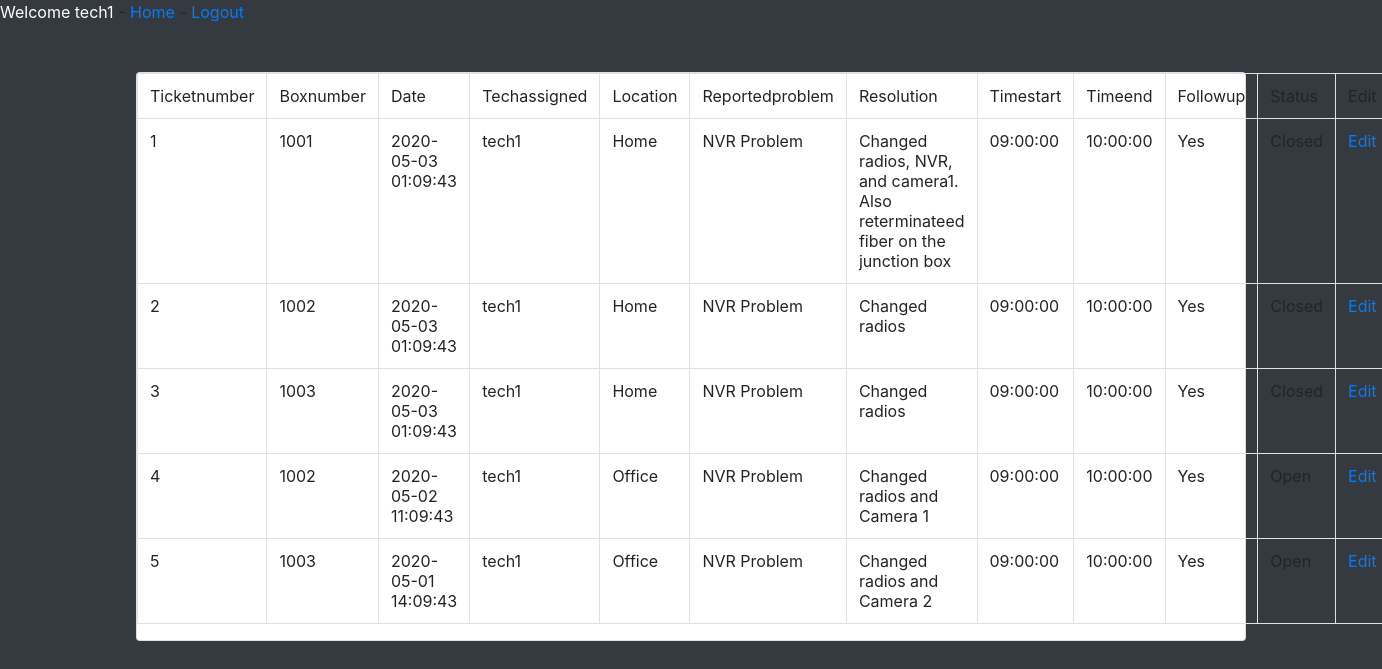
/view_queue.php (signed in), run on the app's committed database.
### tables this page shows
CREATE TABLE tickets (
    Ticketnumber INTEGER AUTO_INCREMENT,
    Boxnumber VARCHAR(20),
    Date timestamp,
    Techassigned VARCHAR(20),
	Location VARCHAR(50),
	Reportedproblem VARCHAR(50),
	Resolution VARCHAR(254),
	Timestart time,
	Timeend time,
	Followup VARCHAR(50),
	Status VARCHAR(50),
    PRIMARY KEY (Ticketnumber),
	FOREIGN KEY (Boxnumber)
		REFERENCES boxes(Boxnumber)
		ON UPDATE RESTRICT ON DELETE RESTRICT
);

### html/view_queue.php (the view, shortened to what this page needs)
<?php
    if(isset($_SESSION['User']))
    {
        echo '<a style="color:white"> Welcome ' .$_SESSION['User'].'</a> - <a href="welcome.php"> Home</a> - <a href="logout.php?logout">Logout</a>';
    }
    else
    {
        header("location:index.php");
    }
?>
<?php
    require_once("connection.php");
    $query = " select * from tickets where Techassigned = '".$_SESSION['User']."' ";
    $result = mysqli_query($con,$query);
?>
<!DOCTYPE html>
<html lang="en">
<head>
    <link rel="stylesheet" a href="css/bootstrap.css"/>
</head>
<body class="bg-dark">
        <div class="container">
            <div class="row">
                <div class="col m-auto">
                    <div class="card mt-5">
                        <table class="table table-bordered">
                            <tr>
                                <td> Ticketnumber </td>
                                <td> Boxnumber </td>
                                <td> Date </td>
                                <td> Techassigned </td>
                                <td> Location  </td>
                                <td> Reportedproblem </td>
								<td> Resolution  </td>
								<td> Timestart  </td>
								<td> Timeend  </td>
								<td> Followup  </td>
								<td> Status  </td>
								<td> Edit  </td>
                            </tr>
                            <?php
                                    while($row=mysqli_fetch_assoc($result))
                                    {
                                        $Ticketnumber = $row['Ticketnumber'];
                                        $Boxnumber = $row['Boxnumber'];
                                        $Date = $row['Date'];
                                        $Techassigned = $row['Techassigned'];
										$Location  = $row['Location'];
										$Reportedproblem = $row['Reportedproblem'];
										$Resolution = $row['Resolution'];
										$Timestart = $row['Timestart'];
										$Timeend = $row['Timeend'];
										$Followup = $row['Followup'];
										$Status = $row['Status'];
                            ?>
                                    <tr>
                                        <td><?php echo $Ticketnumber ?></td>
                                        <td><?php echo $Boxnumber ?></td>
                                        <td><?php echo $Date ?></td>
										<td><?php echo $Techassigned ?></td>
                                        <td><?php echo $Location ?></td>
										<td><?php echo $Reportedproblem  ?></td>
										<td><?php echo $Resolution ?></td>
										<td><?php echo $Timestart ?></td>
										<td><?php echo $Timeend ?></td>
										<td><?php echo $Followup ?></td>
										<td><?php echo $Status  ?></td>
                                        <td><a href="edit_ticket.php?GetID=<?php echo $Ticketnumber ?>">Edit</a></td>
                                    </tr>
                            <?php
                                    }
                            ?>
                        </table>
                    </div>
                </div>
            </div>
        </div>
</body>
</html>

### data on the page
tickets: Ticketnumber "1", Boxnumber "1001", Date "2020-05-03 01:09:43", Techassigned "tech1", Location "Home", Reportedproblem "NVR Problem", Resolution "Changed radios, NVR, and camera1. Also reterminateed fiber on the junction box", Timestart "09:00:00", Timeend "10:00:00", Followup "Yes", Status "Closed"
tickets: Ticketnumber "2", Boxnumber "1002", Date "2020-05-03 01:09:43", Techassigned "tech1", Location "Home", Reportedproblem "NVR Problem", Resolution "Changed radios", Timestart "09:00:00", Timeend "10:00:00", Followup "Yes", Status "Closed"
tickets: Ticketnumber "3", Boxnumber "1003", Date "2020-05-03 01:09:43", Techassigned "tech1", Location "Home", Reportedproblem "NVR Problem", Resolution "Changed radios", Timestart "09:00:00", Timeend "10:00:00", Followup "Yes", Status "Closed"
tickets: Ticketnumber "4", Boxnumber "1002", Date "2020-05-02 11:09:43", Techassigned "tech1", Location "Office", Reportedproblem "NVR Problem", Resolution "Changed radios and Camera 1", Timestart "09:00:00", Timeend "10:00:00", Followup "Yes", Status "Open"
tickets: Ticketnumber "5", Boxnumber "1003", Date "2020-05-01 14:09:43", Techassigned "tech1", Location "Office", Reportedproblem "NVR Problem", Resolution "Changed radios and Camera 2", Timestart "09:00:00", Timeend "10:00:00", Followup "Yes", Status "Open"

### other printed values
$_SESSION['User'] "tech1"
